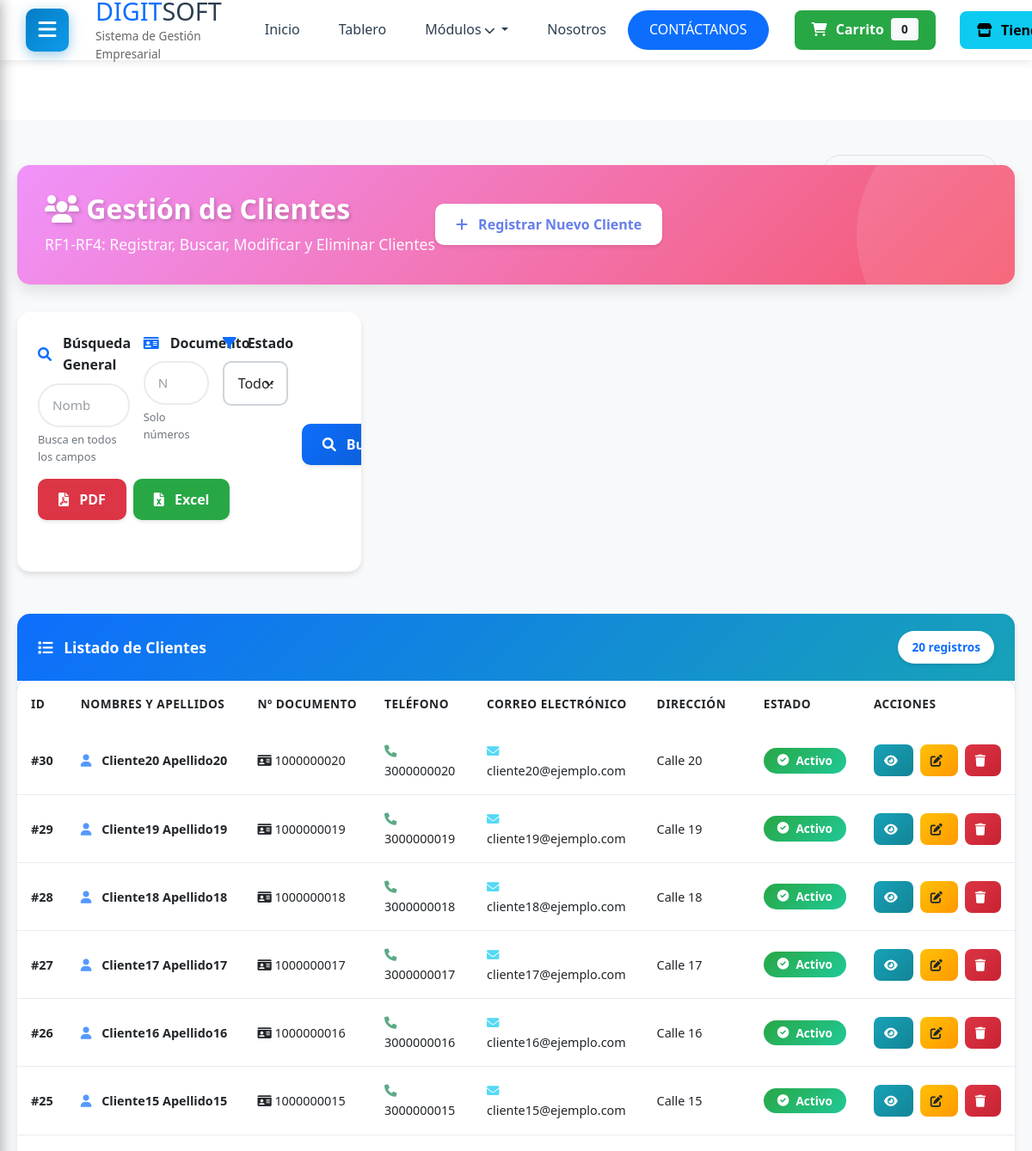
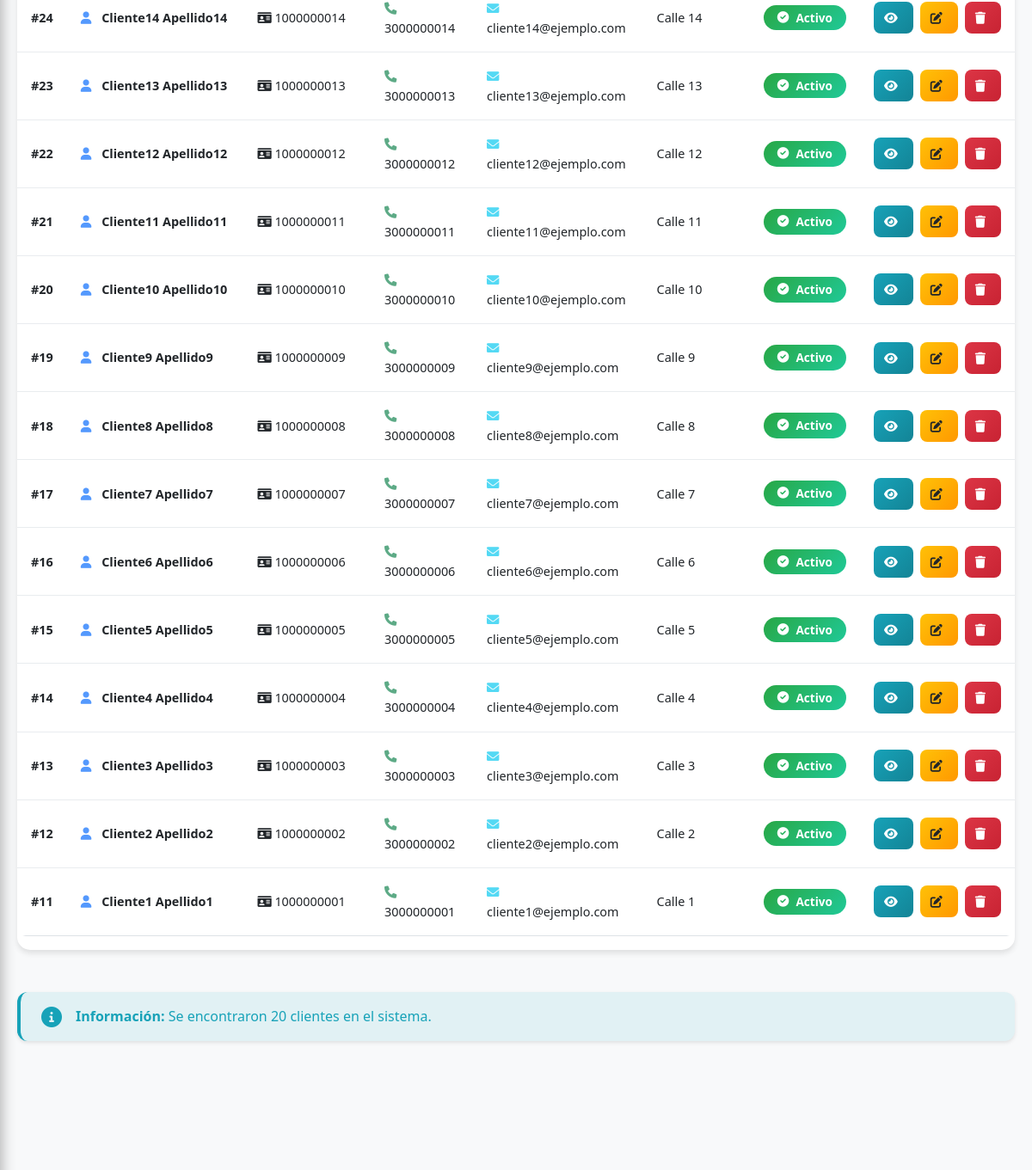
The page /clientes/ (signed in, upper part) on the database as committed earlier (2 pictures, top to bottom).
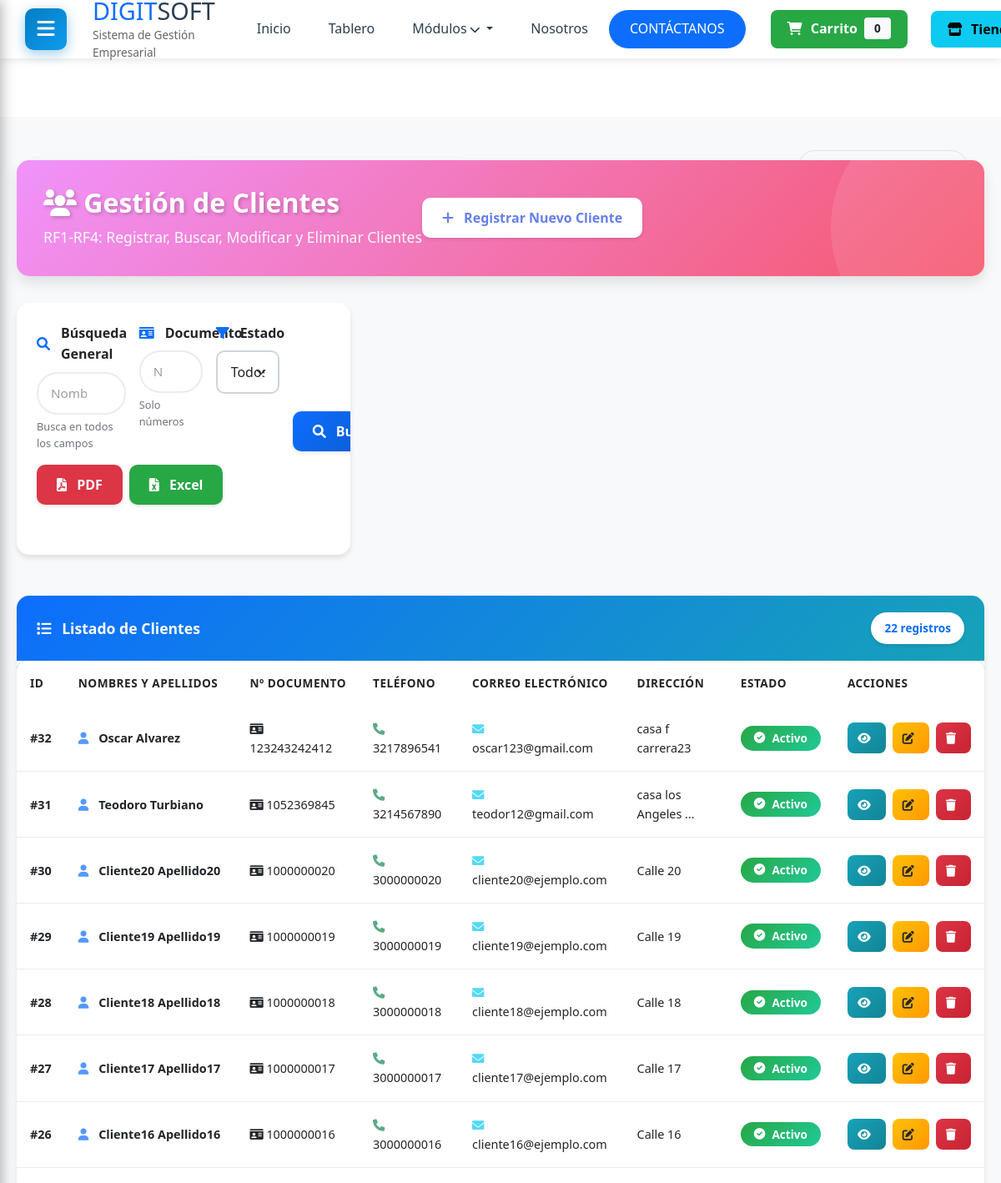
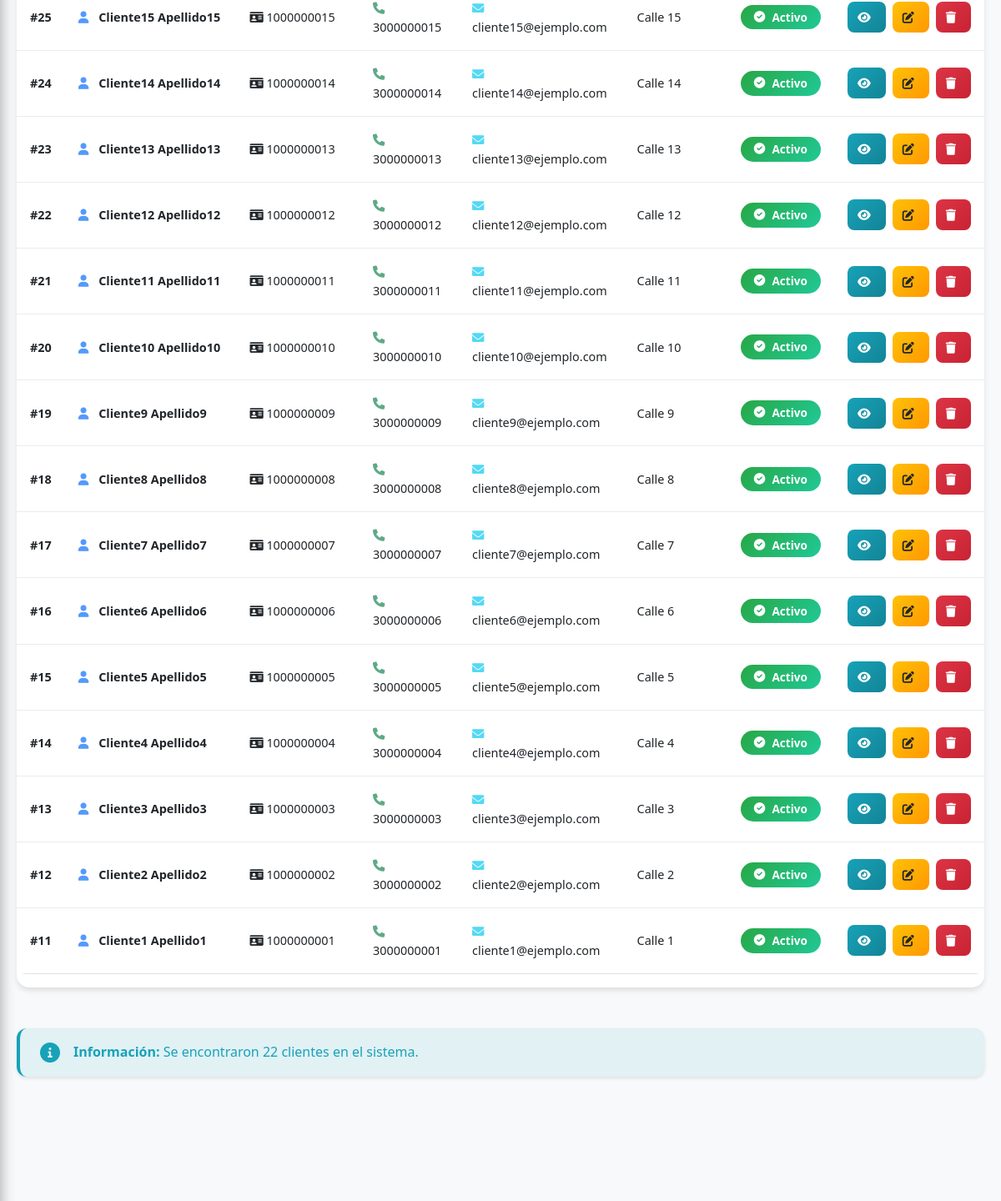
The same page on the database as committed later (2 pictures, top to bottom).
### clientes/models.py (models this page shows, shortened)
class Cliente(models.Model):
    nombres = models.CharField(max_length=100, verbose_name="Nombres")
    apellidos = models.CharField(max_length=100, verbose_name="Apellidos")
    numero_documento = models.CharField(max_length=20, unique=True, verbose_name="Número de Documento")
    telefono = models.CharField(max_length=15, verbose_name="Teléfono")
    correo = models.EmailField(validators=[EmailValidator()], verbose_name="Correo Electrónico")
    direccion = models.TextField(verbose_name="Dirección")
    activo = models.BooleanField(default=True, verbose_name="Cliente Activo")
    fecha_registro = models.DateTimeField(auto_now_add=True, verbose_name="Fecha de Registro")
    fecha_actualizacion = models.DateTimeField(auto_now=True, verbose_name="Fecha de Actualización")
    observaciones = models.TextField(blank=True, verbose_name="Observaciones")
    class Meta:
        verbose_name = "Cliente"
        verbose_name_plural = "Clientes"
        ordering = ['-fecha_registro']
        db_table = 'clientes'
    @property
    def nombre_completo(self):
        return f"{self.nombres} {self.apellidos}"

### clientes/views.py (the view, shortened to what this page needs)
# urls.py: path('', views.lista_clientes, name='lista'),
@login_required
@staff_required
def lista_clientes(request):
    query = request.GET.get('q', '').strip()
    documento = request.GET.get('documento', '').strip()
    estado = request.GET.get('estado', '')
    clientes = Cliente.objects.all()
    if documento:
        if documento.isdigit():  # Validación: solo números
            clientes = clientes.filter(numero_documento__icontains=documento)
        else:
            messages.error(request, 'El número de documento debe contener solo números.')
    if estado:
        if estado == 'activo':
            clientes = clientes.filter(activo=True)
        elif estado == 'inactivo':
            clientes = clientes.filter(activo=False)
    clientes = clientes.order_by('-fecha_registro')
    context = {
        'clientes': clientes,
        'query': query,
        'documento': documento,
        'estado': estado,
    }
    return render(request, 'clientes/lista.html', context)

### templates/clientes/lista.html (shortened to what this page needs)
{% extends 'base_dashboard.html' %}
{% load static %}
{% block extra_css %}
<link rel="stylesheet" href="{% static 'css/clientes-enhanced.css' %}">
{% endblock %}
{% block content %}
<div class="container-fluid clientes-container animate-fade-in">
    <div class="module-header animate-slide-in">
        <div class="d-flex justify-content-between align-items-center">
            <div>
                <h2><i class="fas fa-users"></i> Gestión de Clientes</h2>
                <p>RF1-RF4: Registrar, Buscar, Modificar y Eliminar Clientes</p>
            </div>
            <a href="{% url 'clientes:crear' %}" class="btn btn-light btn-enhanced">
                <i class="fas fa-plus"></i> Registrar Nuevo Cliente
            </a>
        </div>
    </div>
    <div class="row mb-4 animate-slide-in">
        <div class="col-12">
            <div class="card card-enhanced search-box">
                <form method="get" id="searchForm" class="row g-3">
                    <div class="col-md-4">
                        <label for="searchQuery">
                            <i class="fas fa-search"></i> Búsqueda General
                        </label>
                        <input type="text"
                               id="searchQuery"
                               name="q"
                               class="form-control form-control-enhanced"
                               placeholder="Nombres, apellidos, documento..."
                               value="{{ query }}"
                               autocomplete="off">
                        <small class="text-muted">Busca en todos los campos</small>
                    </div>
                    <div class="col-md-3">
                        <label for="searchDocumento">
                            <i class="fas fa-id-card"></i> Documento
                        </label>
                        <input type="text"
                               id="searchDocumento"
                               name="documento"
                               class="form-control form-control-enhanced"
                               placeholder="Número de documento"
                               value="{{ documento }}"
                               pattern="[0-9]*"
                               maxlength="20">
                        <small class="text-muted">Solo números</small>
                    </div>
                    <div class="col-md-3">
                        <label for="searchEstado">
                            <i class="fas fa-filter"></i> Estado
                        </label>
                        <select id="searchEstado" name="estado" class="form-select form-select-enhanced">
                            <option value="">Todos</option>
                        </select>
                    </div>
                    <div class="col-md-2 d-flex align-items-end gap-2">
                        <button type="submit" class="btn btn-primary-enhanced btn-enhanced flex-fill">
                            <i class="fas fa-search"></i> Buscar
                        </button>
                    </div>
                    <div class="col-md-2 d-flex align-items-end gap-2">
                        <a href="{% url 'clientes:reporte_pdf' %}?{{ request.GET.urlencode }}"
                           class="btn btn-danger btn-enhanced flex-fill" title="Descargar PDF">
                            <i class="fas fa-file-pdf"></i> PDF
                        </a>
                        <a href="{% url 'clientes:reporte_excel' %}?{{ request.GET.urlencode }}"
                           class="btn btn-success btn-enhanced flex-fill" title="Descargar Excel">
                            <i class="fas fa-file-excel"></i> Excel
                        </a>
                    </div>
                </form>
                <div id="searchStatus" class="mt-3"></div>
            </div>
        </div>
    </div>
    <div class="row animate-slide-in">
        <div class="col-12">
            <div class="card card-enhanced">
                <div class="card-header card-header-enhanced">
                    <div class="d-flex justify-content-between align-items-center">
                        <span>
                            <i class="fas fa-list"></i> Listado de Clientes
                        </span>
                        <span class="records-counter">{{ clientes.count }} registro{{ clientes.count|pluralize }}</span>
                    </div>
                </div>
                <div class="card-body p-0">
                    {% if clientes %}
                    <div class="table-responsive">
                        <table class="table table-enhanced mb-0">
                            <thead>
                                <tr>
                                    <th width="5%">ID</th>
                                    <th width="20%">NOMBRES Y APELLIDOS</th>
                                    <th width="12%">Nº DOCUMENTO</th>
                                    <th width="12%">TELÉFONO</th>
                                    <th width="18%">CORREO ELECTRÓNICO</th>
                                    <th width="15%">DIRECCIÓN</th>
                                    <th width="10%">ESTADO</th>
                                    <th width="12%">ACCIONES</th>
                                </tr>
                            </thead>
                            <tbody>
                                {% for cliente in clientes %}
                                <tr class="animate-fade-in">
                                    <td><strong>#{{ cliente.id }}</strong></td>
                                    <td>
                                        <i class="fas fa-user text-primary"></i>
                                        <strong>{{ cliente.nombre_completo }}</strong>
                                    </td>
                                    <td>
                                        <i class="fas fa-id-card"></i>
                                        {{ cliente.numero_documento }}
                                    </td>
                                    <td>
                                        <i class="fas fa-phone text-success"></i>
                                        {{ cliente.telefono }}
                                    </td>
                                    <td>
                                        <i class="fas fa-envelope text-info"></i>
                                        {{ cliente.correo }}
                                    </td>
                                    <td>{{ cliente.direccion|truncatewords:3 }}</td>
                                    <td>
                                        {% if cliente.activo %}
                                        <span class="badge badge-enhanced badge-success-enhanced">
                                            <i class="fas fa-check-circle"></i> Activo
                                        </span>
                                        {% else %}
                                        <span class="badge badge-enhanced badge-secondary-enhanced">
                                            <i class="fas fa-ban"></i> Inactivo
                                        </span>
                                        {% endif %}
                                    </td>
                                    <td>
                                        <div class="btn-group-enhanced">
                                            <a href="{% url 'clientes:detalle' cliente.pk %}"
                                               class="btn btn-info-enhanced btn-sm-enhanced"
                                               title="Ver detalles"
                                               data-bs-toggle="tooltip">
                                                <i class="fas fa-eye"></i>
                                            </a>
                                            <a href="{% url 'clientes:editar' cliente.pk %}"
                                               class="btn btn-warning-enhanced btn-sm-enhanced"
                                               title="Editar cliente"
                                               data-bs-toggle="tooltip">
                                                <i class="fas fa-edit"></i>
                                            </a>
                                            <a href="{% url 'clientes:eliminar' cliente.pk %}"
                                               class="btn btn-danger-enhanced btn-sm-enhanced"
                                               title="Eliminar cliente"
                                               data-bs-toggle="tooltip">
                                                <i class="fas fa-trash"></i>
                                            </a>
                                        </div>
                                    </td>
                                </tr>
                                {% endfor %}
                            </tbody>
                        </table>
                    </div>
                    {% endif %}
                </div>
            </div>
        </div>
    </div>
    {% if clientes %}
    <div class="row mt-4 animate-slide-in">
        <div class="col-12">
            <div class="alert alert-info-enhanced alert-enhanced">
                <i class="fas fa-info-circle"></i>
                <div>
                    <strong>Información:</strong> Se encontraron {{ clientes.count }} cliente{{ clientes.count|pluralize }} en el sistema.
                </div>
            </div>
        </div>
    </div>
    {% endif %}
</div>
{% endblock %}

### templates/base_dashboard.html (shortened to what this page needs)
{% load static %}
<!DOCTYPE html>
<html lang="es">
<head>
    <link rel="stylesheet" href="https://cdnjs.cloudflare.com/ajax/libs/font-awesome/6.0.0-beta3/css/all.min.css">
    <link href="https://cdn.jsdelivr.net/npm/bootstrap@5.3.0/dist/css/bootstrap.min.css" rel="stylesheet">
    <link rel="stylesheet" href="{% static 'css/dashboard.css' %}">
    <link rel="stylesheet" href="{% static 'css/sidebar.css' %}">
    <link rel="stylesheet" href="{% static 'css/theme-switcher.css' %}">
    <link rel="stylesheet" href="{% static 'css/accessibility.css' %}">
    <link rel="stylesheet" href="{% static 'css/floating-widgets.css' %}">
    <link rel="stylesheet" href="{% static 'css/responsive-global.css' %}">
    <link rel="stylesheet" href="{% static 'css/responsive-modulos.css' %}">
    <link rel="stylesheet" href="{% static 'css/responsive-fixes.css' %}">
    <link rel="stylesheet" href="{% static 'css/tablas-responsive.css' %}">
    <link rel="stylesheet" href="{% static 'css/modulos-fix-responsive.css' %}">
    <link rel="stylesheet" href="{% static 'css/z-index-fix.css' %}">
    <link rel="stylesheet" href="{% static 'css/click-fix-critical.css' %}">
    {% block extra_css %}{% endblock %}
</head>
<body>
    <header>
        <div class="header-container">
            <div class="d-flex align-items-center gap-3">
                <div class="menu-toggle" id="menuToggle" style="display: flex !important; visibility: visible !important; opacity: 1 !important; cursor: pointer; padding: 12px 15px; border-radius: 10px; background: linear-gradient(135deg, #037dc4, #0f9bec); color: white; width: 50px; height: 50px; align-items: center; justify-content: center; box-shadow: 0 4px 15px rgba(3, 125, 196, 0.4); z-index: 100; position: relative;">
                    <i class="fas fa-bars fa-lg" style="color: white; font-size: 1.5rem;"></i>
                </div>
                <div class="logo">
                    <h1><span>DIGIT</span>SOFT</h1>
                    <p>Sistema de Gestión Empresarial</p>
                </div>
            </div>
            <nav class="navbar-menu">
                <ul class="nav-list">
                    <li><a href="{% url 'core:home' %}">Inicio</a></li>
                    <li><a href="{% url 'dashboard:index' %}">Tablero</a></li>
                    <li class="dropdown">
                        <a href="#" class="dropdown-toggle">
                            Módulos <i class="fas fa-chevron-down"></i>
                        </a>
                    </li>
                    <li><a href="{% url 'core:about' %}">Nosotros</a></li>
                    <li><a href="#" class="btn-contactanos">CONTÁCTANOS</a></li>
                </ul>
            </nav>
            <div class="header-actions">
                {% if user.is_authenticated %}
                    <a href="{% url 'ecommerce:ver_carrito' %}" class="btn btn-success btn-sm me-2">
                        <i class="fas fa-shopping-cart"></i> Carrito
                        <span class="badge bg-light text-dark ms-1" id="header-carrito-count">0</span>
                    </a>
                    <a href="{% url 'ecommerce:productos' %}" class="btn btn-info btn-sm me-3">
                        <i class="fas fa-store"></i> Tienda
                    </a>
                {% else %}
                    <a href="{% url 'usuarios:login' %}" class="btn btn-primary btn-sm">
                        <i class="fas fa-sign-in-alt"></i> Iniciar Sesión
                    </a>
                {% endif %}
            </div>
        </div>
    </header>
    <div class="main-wrapper">
        <main class="main-content">
            {% block content %}{% endblock %}
        </main>
    </div>
</body>
</html>

Rows that differ between the two databases and show on the page:
added Cliente: id "32", nombre_completo "Oscar Alvarez", numero_documento "123243242412", telefono "3217896541", correo "oscar123@gmail.com", direccion "casa f carrera23", activo True (drawn)
added Cliente: id "31", nombre_completo "Teodoro Turbiano", numero_documento "1052369845", telefono "3214567890", correo "teodor12@gmail.com", direccion "casa los Angeles …", activo True (drawn)
Other text that changed with them:
{{ clientes.count }}: "20" → "22"
